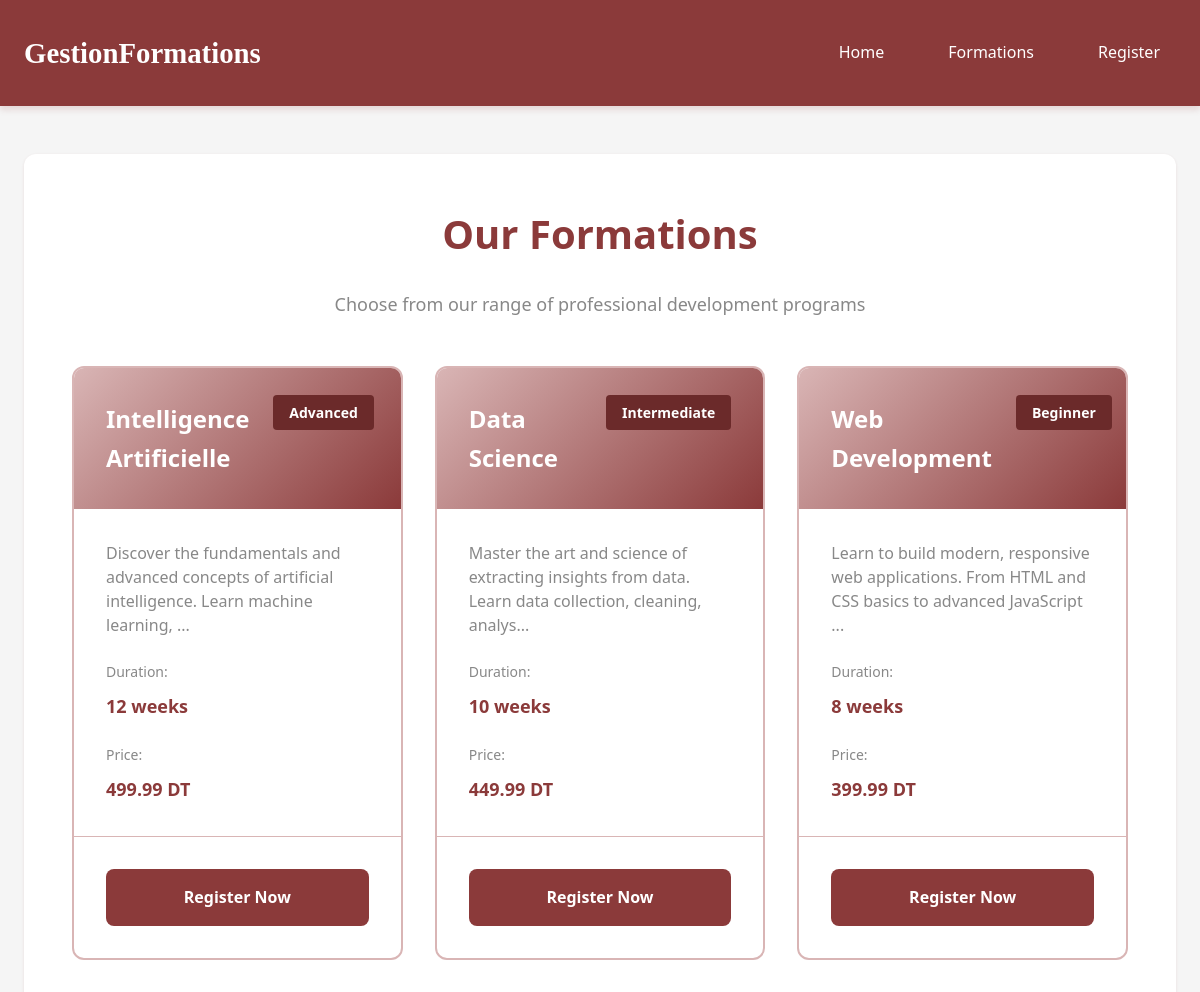
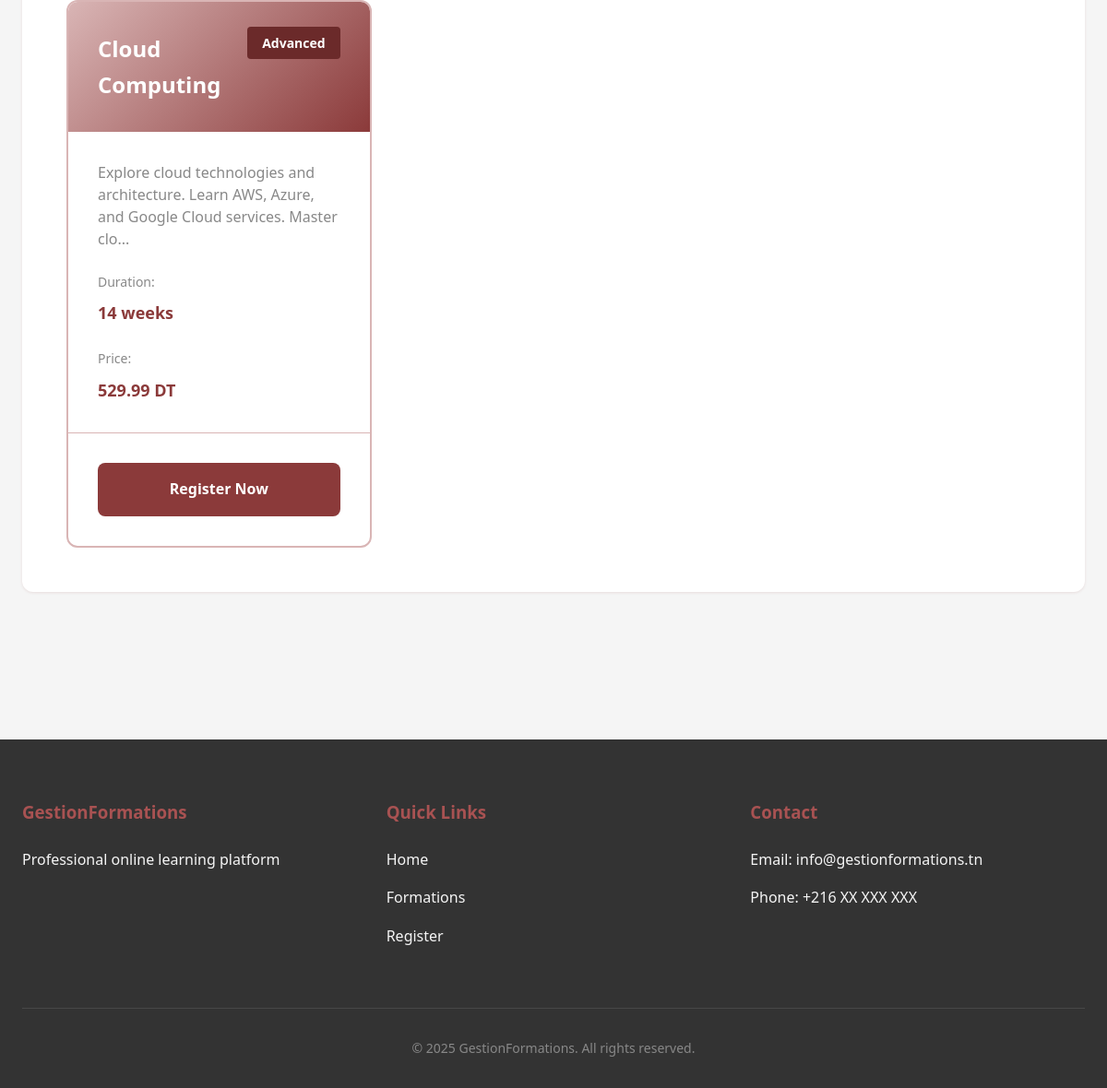
The app's page /FormationController.php with its own data (2 pictures, top to bottom).
### tables this page shows
CREATE TABLE IF NOT EXISTS formations (
    id INT PRIMARY KEY AUTO_INCREMENT,
    titre VARCHAR(255) NOT NULL UNIQUE,
    description TEXT NOT NULL,
    prix DECIMAL(10, 2) NOT NULL,
    duree VARCHAR(100) NOT NULL,
    niveau VARCHAR(100) NOT NULL,
    image VARCHAR(255),
    contenu LONGTEXT,
    date_creation TIMESTAMP DEFAULT CURRENT_TIMESTAMP,
    INDEX idx_titre (titre)
);

### FormationController.php (called while the page is built, shortened)
<?php
require_once dirname(__DIR__) . '/models/Formation.php';
$formations = Formation::getAll();
require dirname(__DIR__) . '/views/formations.php';
?>

### Formation.php (called while the page is built, shortened)
<?php
class Formation {
    public static function getAll(): array {
        $pdo = Database::connect();
        $stmt = $pdo->query(
            'SELECT id, titre, description, prix, duree, niveau, image FROM formations ORDER BY id'
        );
        return $stmt->fetchAll();
    }
}
?>

### formations.php (the view, shortened to what this page needs)
<?php
require 'views/partials/header.php';
?>
<section class="formations-section">
    <div class="section-header">
        <h1>Our Formations</h1>
        <p>Choose from our range of professional development programs</p>
    </div>
    <?php if (!empty($formations)): ?>
        <div class="formations-grid">
            <?php foreach ($formations as $formation): ?>
                <div class="formation-card">
                    <div class="formation-header">
                        <h2><?= htmlspecialchars($formation['titre']) ?></h2>
                        <div class="formation-meta">
                            <span class="badge"><?= htmlspecialchars($formation['niveau']) ?></span>
                        </div>
                    </div>
                    <div class="formation-body">
                        <p class="description"><?= htmlspecialchars(substr($formation['description'], 0, 100)) ?>...</p>
                        <div class="formation-details">
                            <div class="detail">
                                <span class="label">Duration:</span>
                                <span class="value"><?= htmlspecialchars($formation['duree']) ?></span>
                            </div>
                            <div class="detail">
                                <span class="label">Price:</span>
                                <span class="price"><?= $formation['prix'] ?> DT</span>
                            </div>
                        </div>
                    </div>
                    <div class="formation-footer">
                        <a href="index.php?page=inscription&formation_id=<?= $formation['id'] ?>" class="btn btn-primary btn-block">
                            Register Now
                        </a>
                    </div>
                </div>
            <?php endforeach; ?>
        </div>
    <?php endif; ?>
</section>
<?php require 'views/partials/footer.php'; ?>

### header.php (shortened to what this page needs)
<!DOCTYPE html>
<html lang="en">
<head>
    <link rel="stylesheet" href="assets/style.css">
</head>
<body>
    <header class="navbar">
        <div class="navbar-container">
            <div class="logo">
                <h1>GestionFormations</h1>
            </div>
            <nav class="nav-links">
                <a href="index.php" class="nav-link">Home</a>
                <a href="index.php?page=formations" class="nav-link">Formations</a>
                <a href="index.php?page=inscription" class="nav-link">Register</a>
            </nav>
        </div>
    </header>
    <main class="main-content">

### footer.php (shortened to what this page needs)
    </main>
    <footer class="footer">
        <div class="footer-content">
            <div class="footer-section">
                <h3>GestionFormations</h3>
                <p>Professional online learning platform</p>
            </div>
            <div class="footer-section">
                <h3>Quick Links</h3>
                <ul>
                    <li><a href="index.php">Home</a></li>
                    <li><a href="index.php?page=formations">Formations</a></li>
                    <li><a href="index.php?page=inscription">Register</a></li>
                </ul>
            </div>
            <div class="footer-section">
                <h3>Contact</h3>
                <p>Email: info@gestionformations.tn</p>
                <p>Phone: +216 XX XXX XXX</p>
            </div>
        </div>
        <div class="footer-bottom">
            <p>&copy; 2025 GestionFormations. All rights reserved.</p>
        </div>
    </footer>
</body>
</html>

### records on screen
formations: titre "Intelligence Artificielle", niveau "Advanced", description "Discover the fundamentals and advanced concepts of artificial intelligence. Learn machine learning,", duree "12 weeks", prix "499.99"
formations: titre "Data Science", niveau "Intermediate", description "Master the art and science of extracting insights from data. Learn data collection, cleaning, analys", duree "10 weeks", prix "449.99"
formations: titre "Web Development", niveau "Beginner", description "Learn to build modern, responsive web applications. From HTML and CSS basics to advanced JavaScript", duree "8 weeks", prix "399.99"
formations: titre "Cloud Computing", niveau "Advanced", description "Explore cloud technologies and architecture. Learn AWS, Azure, and Google Cloud services. Master clo", duree "14 weeks", prix "529.99"
